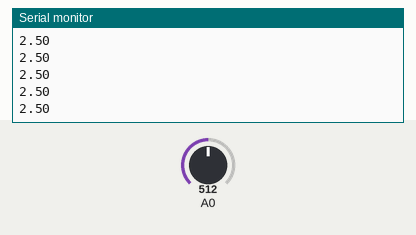
Recording of a sketch running on a simulated Arduino Uno, built with avr-gcc and run on an emulated ATmega328P. Shown: the last lines printed to the serial monitor. The test bench sets the inputs (shaded band); at power-on: A0 = 512.

Above: at 1.2 s.
1.3 s: A0 set to 716
At 1.9 s:
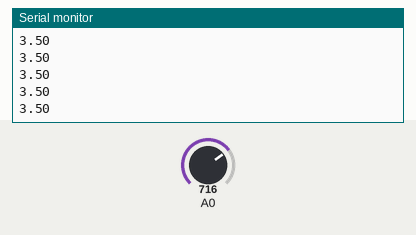
2.8 s: A0 set to 900
At 3.9 s:
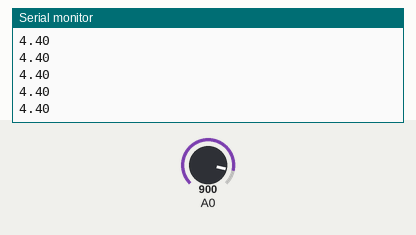
Timing chart, 0 to 5.8 s (numbered marks = the images above; inputs shaded):
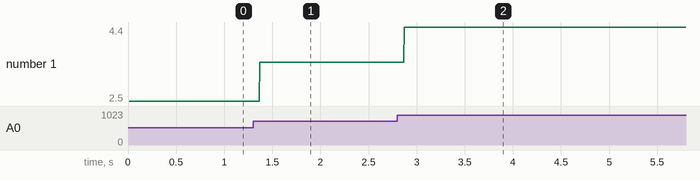

The sketch:

Wifi_module_ESP8266_.ino
```cpp
#include <SoftwareSerial.h>   // 引用程式庫
 int time1=0;
 int time2=0;
// 定義連接藍牙模組的序列埠
SoftwareSerial BT(8, 9); // 接收腳, 傳送腳
char val;  // 儲存接收資料的變數

void setup() {
  Serial.begin(9600);   // 與電腦序列埠連線
  Serial.println("BT is ready!");

  // 設定藍牙模組的連線速率
  // 如果是HC-05，請改成38400
  BT.begin(9600);
}

void loop() {
  int sensorValue = analogRead(A0);
  // Convert the analog reading (which goes from 0 - 1023) to a voltage (0 - 5V):
  float voltage = sensorValue * (5.0 / 1023.0);
 time1=millis();
 if(time1-time2<=100)
 {

     Serial.println(voltage);
     // 若收到「序列埠監控視窗」的資料，則送到藍牙模組
  if (Serial.available()) {
   // val = Serial.read();
    BT.println(Serial.read());
  }
 /*
  // 若收到藍牙模組的資料，則送到「序列埠監控視窗」
  if (BT.available()) {
    //val = BT.read();
    Serial.println(voltage);
  }*/
 }
 time2=time1;

}
```

Measured:
- after the input at 1.3 s, the serial monitor: prints a new line after 0.07 s (image 1)
- after the input at 2.8 s, the serial monitor: prints a new line after 0.07 s (image 2)
- plotted number 1: 2.5 → 3.5 after the input at 1.3 s, 3.5 → 4 after the input at 2.8 s
